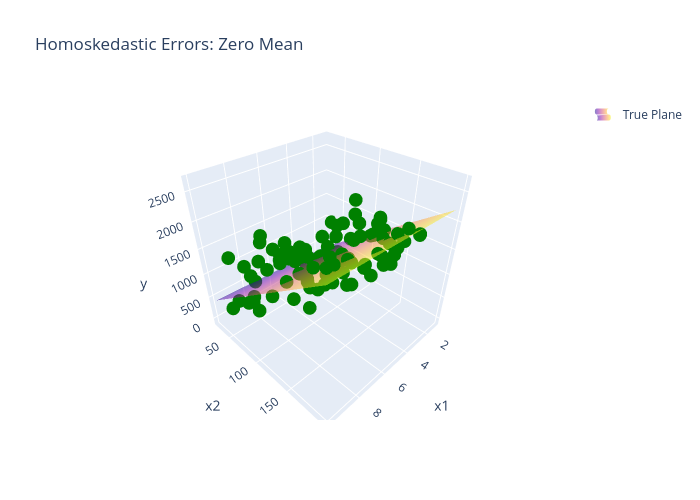
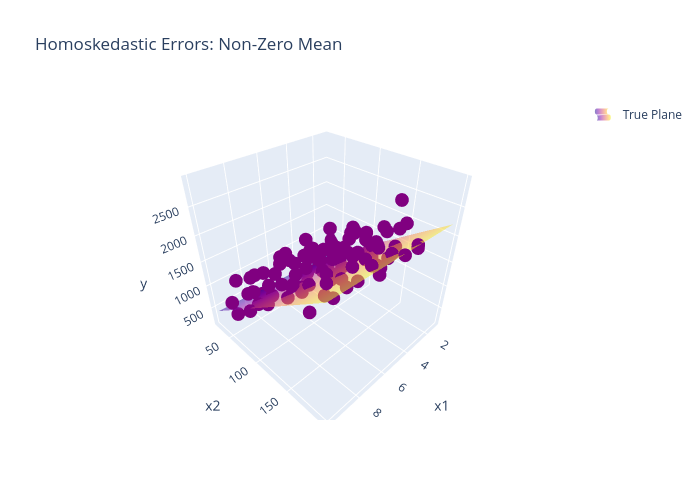

The notebook cell these images were saved under, in order:
### Markdown cell above
### Zero Mean errors

### Code cell
# Generate data
np.random.seed(2231)
n = 100

# Features
x1 = np.random.uniform(1, 10, n)
x2 = np.random.uniform(25, 200, n)
X = np.column_stack([np.ones(n), x1, x2])

# True coefficients
theta = np.random.randint(0, 20, 3)

# True target
true_y = X @ theta

# Errors
error_zero_mean = np.random.normal(0, 300, n)
error_nonzero_mean = np.random.normal(100, 300, n) # mean = 100

# Observed values
y_zero = true_y + error_zero_mean
y_nonzero = true_y + error_nonzero_mean

# Residuals using true coefficients
res_zero = y_zero - true_y
res_nonzero = y_nonzero - true_y


# Create grid for surfaces
grid_x1, grid_x2 = np.meshgrid(
    np.linspace(x1.min(), x1.max(), 30),
    np.linspace(x2.min(), x2.max(), 30)
)
grid_X = np.column_stack([np.ones(grid_x1.size), grid_x1.ravel(), grid_x2.ravel()])
surface_true = (grid_X @ theta).reshape(grid_x1.shape)


# 3D scatterplots with regression plane
# Zero-mean errors
fig1 = px.scatter_3d(
    x=x1, y=x2, z=y_zero,
    title="Homoskedastic Errors: Zero Mean",
    labels={'x':'x1', 'y':'x2', 'z':'y'},
    color_discrete_sequence=['green']
)
fig1.add_traces(go.Surface(
    x=grid_x1, y=grid_x2, z=surface_true,
    opacity=0.5, showscale=False,
    name="True Plane", showlegend=True
))
fig1.update_layout(width=700, height=500)
fig1.show()

# Non-zero mean errors
fig2 = px.scatter_3d(
    x=x1, y=x2, z=y_nonzero,
    title="Homoskedastic Errors: Non-Zero Mean",
    labels={'x':'x1', 'y':'x2', 'z':'y'},
    color_discrete_sequence=['purple']
)
fig2.add_traces(go.Surface(
    x=grid_x1, y=grid_x2, z=surface_true,
    opacity=0.5, showscale=False,
    name="True Plane", showlegend=True
))
fig2.update_layout(width=700, height=500)
fig2.show()

# Residuals vs fitted values
fitted = true_y  # linear model, fitted = true_y = X @ theta

plt.figure(figsize=(10,5))
plt.scatter(fitted, res_zero, color='green', alpha=0.6, label='Zero-mean errors')
plt.scatter(fitted, res_nonzero, color='purple', alpha=0.6, label='Non-zero-mean errors')

# Horizontal lines
plt.axhline(np.mean(error_zero_mean), linestyle='--', color='green', label='Mean of zero errors')
plt.axhline(np.mean(error_nonzero_mean), linestyle='--', color='purple', label='Mean of non-zero errors')

plt.xlabel("Fitted values")
plt.ylabel("Residuals")
plt.title("Residuals vs Fitted: Zero vs Non-Zero Mean Errors")
plt.legend()
plt.show()

### Figure 1 — Plotly figure (JSON) as saved in the notebook; plotly's stock layout.template omitted (floating-point values rounded to 4 significant figures; data arrays with more than 128 entries replaced by an {"elided": "..."} marker saying what was removed)
{"data": [{"hovertemplate": "x1=%{x}<br>x2=%{y}<br>y=%{z}<extra></extra>", "legendgroup": "", "marker": {"color": "green", "symbol": "circle"}, "mode": "markers", "name": "", "scene": "scene", "showlegend": false, "type": "scatter3d", "x": [6.094, 4.321, 4.622, 1.806, 8.341, 7.62, 6.699, 1.3, 7.947, 7.483, 3.645, 7.044, 3.476, 3.771, 1.394, 4.254, 1.278, 8.784, 1.144, 7.303, 8.763, 7.838, 5.423, 1.157, 3.258, 5.051, 7.954, 5.187, 5.182, 8.92, 8.649, 2.807, 4.427, 6.871, 7.06, 7.383, 4.332, 2.267, 3.374, 4.949, 3.424, 9.08, 6.437, 8.042, 4.361, 9.312, 5.075, 4.068, 5.138, 6.723, 2.169, 3.938, 3.226, 5.78, 7.238, 8.178, 6.472, 4.065, 4.762, 7.62, 4.512, 6.815, 7.189, 5.534, 9.316, 6.546, 6.599, 6.577, 9.98, 5.668, 7.934, 2.79, 2.212, 2.069, 8.751, 6.92, 9.912, 7.157, 5.341, 2.49, 5.511, 7.571, 7.984, 4.633, 3.315, 3.711, 1.886, 6.871, 5.315, 5.094, 7.687, 8.429, 5.808, 8.851, 4.283, 6.995, 4.19, 4.681, 3.04, 9.293], "y": [132.6, 53.05, 26.95, 113.8, 174.3, 75.77, 87.56, 76.93, 135.9, 153.5, 45.55, 104.6, 190.5, 146.9, 72.98, 169.4, 102.1, 66.66, 34.67, 44.74, 32.07, 91.83, 103.1, 147.6, 51.97, 183.5, 112.8, 198.6, 72.14, 77.4, 50.16, 157.5, 180.6, 158.3, 102.2, 28.4, 111.8, 134.4, 144.0, 113.4, 77.82, 138.2, 160.3, 68.79, 127.4, 185.2, 31.27, 47.91, 49.53, 179.2, 65.6, 157.1, 67.99, 185.8, 152.3, 160.9, 104.9, 197.2, 86.39, 25.76, 53.29, 155.7, 33.9, 162.0, 44.45, 57.31, 119.7, 190.2, 94.34, 156.5, 132.4, 118.6, 84.34, 125.1, 123.5, 164.0, 58.18, 118.1, 112.6, 25.47, 140.1, 180.4, 77.36, 181.7, 87.23, 70.94, 58.0, 189.1, 26.13, 124.9, 29.5, 194.8, 183.1, 161.6, 107.2, 139.8, 50.39, 138.6, 131.5, 110.4], "z": [1320.0, 186.9, 514.4, 1281.0, 2145.0, 1533.0, 1256.0, 1418.0, 970.4, 1968.0, 450.7, 1704.0, 2029.0, 1973.0, 863.4, 1843.0, 1118.0, 683.5, 961.0, 1397.0, 249.3, 1427.0, 1663.0, 1300.0, 511.9, 1712.0, 921.9, 2410.0, 792.9, 508.8, 1151.0, 1334.0, 1873.0, 1647.0, 1186.0, 427.6, 1118.0, 1582.0, 1985.0, 1673.0, 514.8, 2173.0, 1766.0, 1793.0, 2329.0, 2341.0, 981.9, 22.34, 840.7, 1907.0, 606.8, 1806.0, 899.6, 1829.0, 1479.0, 1682.0, 818.9, 2170.0, 1054.0, -68.83, 819.0, 2418.0, 899.2, 1602.0, 1382.0, 1016.0, 935.1, 2166.0, 1053.0, 2070.0, 1996.0, 745.3, 599.4, 1740.0, 1500.0, 1920.0, 562.7, 1648.0, 1159.0, 24.37, 1021.0, 1755.0, 647.1, 2143.0, 681.5, 655.4, 1125.0, 1860.0, 702.6, 1440.0, 617.4, 2657.0, 1964.0, 2078.0, 1123.0, 1475.0, 582.2, 2042.0, 1582.0, 1692.0]}, {"name": "True Plane", "opacity": 0.5, "showlegend": true, "showscale": false, "type": "surface", "x": {"elided": "30x30 float values"}, "y": {"elided": "30x30 float values"}, "z": {"elided": "30x30 float values"}}], "layout": {"height": 500, "legend": {"tracegroupgap": 0}, "scene": {"domain": {"x": [0, 1], "y": [0, 1]}, "xaxis": {"title": {"text": "x1"}}, "yaxis": {"title": {"text": "x2"}}, "zaxis": {"title": {"text": "y"}}}, "title": {"text": "Homoskedastic Errors: Zero Mean"}, "width": 700}}

### Figure 2 — Plotly figure (JSON) as saved in the notebook; plotly's stock layout.template omitted (floating-point values rounded to 4 significant figures; data arrays with more than 128 entries replaced by an {"elided": "..."} marker saying what was removed)
{"data": [{"hovertemplate": "x1=%{x}<br>x2=%{y}<br>y=%{z}<extra></extra>", "legendgroup": "", "marker": {"color": "purple", "symbol": "circle"}, "mode": "markers", "name": "", "scene": "scene", "showlegend": false, "type": "scatter3d", "x": [6.094, 4.321, 4.622, 1.806, 8.341, 7.62, 6.699, 1.3, 7.947, 7.483, 3.645, 7.044, 3.476, 3.771, 1.394, 4.254, 1.278, 8.784, 1.144, 7.303, 8.763, 7.838, 5.423, 1.157, 3.258, 5.051, 7.954, 5.187, 5.182, 8.92, 8.649, 2.807, 4.427, 6.871, 7.06, 7.383, 4.332, 2.267, 3.374, 4.949, 3.424, 9.08, 6.437, 8.042, 4.361, 9.312, 5.075, 4.068, 5.138, 6.723, 2.169, 3.938, 3.226, 5.78, 7.238, 8.178, 6.472, 4.065, 4.762, 7.62, 4.512, 6.815, 7.189, 5.534, 9.316, 6.546, 6.599, 6.577, 9.98, 5.668, 7.934, 2.79, 2.212, 2.069, 8.751, 6.92, 9.912, 7.157, 5.341, 2.49, 5.511, 7.571, 7.984, 4.633, 3.315, 3.711, 1.886, 6.871, 5.315, 5.094, 7.687, 8.429, 5.808, 8.851, 4.283, 6.995, 4.19, 4.681, 3.04, 9.293], "y": [132.6, 53.05, 26.95, 113.8, 174.3, 75.77, 87.56, 76.93, 135.9, 153.5, 45.55, 104.6, 190.5, 146.9, 72.98, 169.4, 102.1, 66.66, 34.67, 44.74, 32.07, 91.83, 103.1, 147.6, 51.97, 183.5, 112.8, 198.6, 72.14, 77.4, 50.16, 157.5, 180.6, 158.3, 102.2, 28.4, 111.8, 134.4, 144.0, 113.4, 77.82, 138.2, 160.3, 68.79, 127.4, 185.2, 31.27, 47.91, 49.53, 179.2, 65.6, 157.1, 67.99, 185.8, 152.3, 160.9, 104.9, 197.2, 86.39, 25.76, 53.29, 155.7, 33.9, 162.0, 44.45, 57.31, 119.7, 190.2, 94.34, 156.5, 132.4, 118.6, 84.34, 125.1, 123.5, 164.0, 58.18, 118.1, 112.6, 25.47, 140.1, 180.4, 77.36, 181.7, 87.23, 70.94, 58.0, 189.1, 26.13, 124.9, 29.5, 194.8, 183.1, 161.6, 107.2, 139.8, 50.39, 138.6, 131.5, 110.4], "z": [1928.0, 1353.0, 728.7, 1068.0, 1855.0, 1298.0, 1224.0, 1318.0, 1664.0, 2655.0, 964.4, 1075.0, 2109.0, 1891.0, 1248.0, 1829.0, 1046.0, 1036.0, 780.2, 1004.0, 968.0, 1255.0, 1231.0, 1906.0, 536.2, 2136.0, 1464.0, 2246.0, 663.5, 905.3, 818.1, 1747.0, 2440.0, 2312.0, 1151.0, 829.1, 1212.0, 1044.0, 1358.0, 1714.0, 482.8, 1859.0, 2583.0, 643.1, 2002.0, 2368.0, 988.0, 496.9, 912.7, 2668.0, 951.5, 2250.0, 687.5, 2607.0, 2133.0, 1741.0, 1679.0, 2188.0, 1214.0, 785.0, 1026.0, 1750.0, 400.0, 1946.0, 420.7, 1184.0, 1790.0, 2501.0, 1138.0, 1518.0, 1932.0, 1600.0, 1298.0, 1424.0, 1455.0, 1689.0, 936.8, 784.1, 1112.0, 692.1, 1895.0, 2445.0, 913.4, 2903.0, 1268.0, 1179.0, 184.0, 2265.0, 903.5, 1188.0, 492.5, 2540.0, 1889.0, 2513.0, 1313.0, 1729.0, 598.0, 1764.0, 1608.0, 1659.0]}, {"name": "True Plane", "opacity": 0.5, "showlegend": true, "showscale": false, "type": "surface", "x": {"elided": "30x30 float values"}, "y": {"elided": "30x30 float values"}, "z": {"elided": "30x30 float values"}}], "layout": {"height": 500, "legend": {"tracegroupgap": 0}, "scene": {"domain": {"x": [0, 1], "y": [0, 1]}, "xaxis": {"title": {"text": "x1"}}, "yaxis": {"title": {"text": "x2"}}, "zaxis": {"title": {"text": "y"}}}, "title": {"text": "Homoskedastic Errors: Non-Zero Mean"}, "width": 700}}
